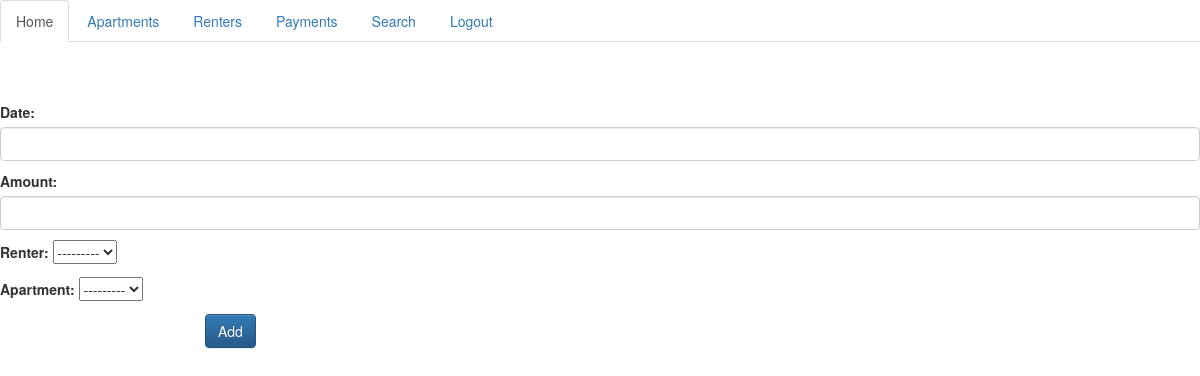
Page /payments/ (signed in) on the earlier database version.
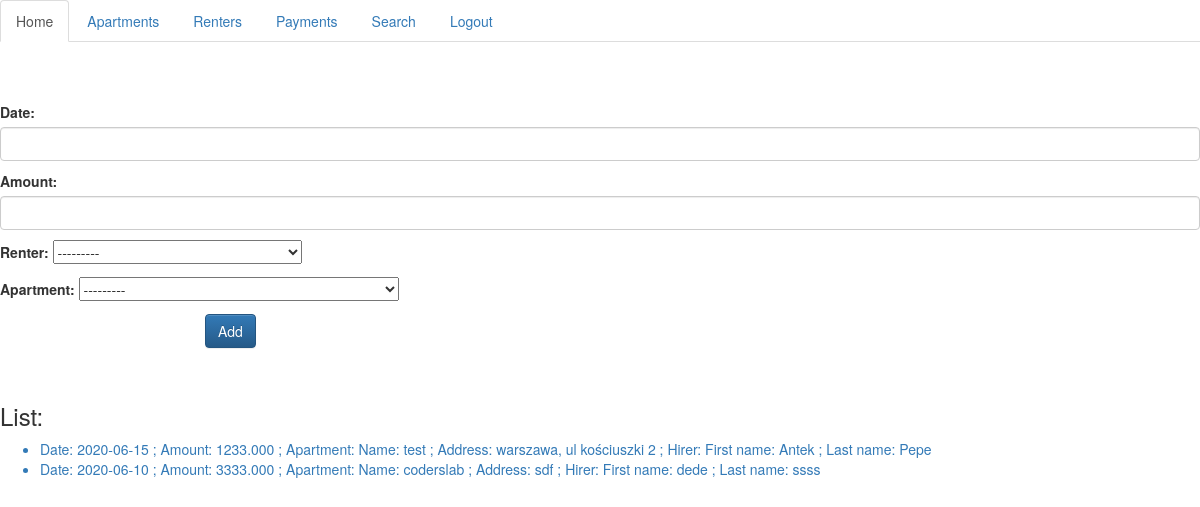
Same page on the later database version.
### handling/models.py (models this page shows, shortened)
class Payments(models.Model):
    date = models.DateField()
    amount = models.DecimalField(max_digits=8, decimal_places=3)
    renter = models.ForeignKey(Renters, on_delete=models.CASCADE)
    apartment = models.ForeignKey(Apartments,on_delete=models.CASCADE)
    def __str__(self):
        return f'Date: {self.date} ; Amount: {self.amount} ; Apartment: {self.apartment} ; Hirer: {self.renter}'
    def get_detail_url(self):
        return f'/payments/{self.id}'

class Apartments(models.Model):
    name = models.CharField(max_length=250)
    address = models.CharField(max_length=250)
    equipment = models.TextField()
    description = models.TextField()
    def __str__(self):
        return f'Name: {self.name} ; Address: {self.address}'

class Renters(models.Model):
    first_name = models.CharField(max_length=100)
    last_name = models.CharField(max_length=100)
    apartment = models.ForeignKey(Apartments,on_delete=models.CASCADE)
    def __str__(self):
        return f'First name: {self.first_name} ; Last name: {self.last_name} '#; Apartment: {self.apartment}'

### handling/views.py (the view)
# urls.py: path('payments/', views.CreatePaymentsView.as_view(), name='payments'),
class CreatePaymentsView(LoginRequiredMixin,CreateView):
    model = Payments
    template_name = 'obj_list.html'
    success_url = reverse_lazy('payments')
    fields = ['date','amount','renter','apartment']
    def get_context_data(self, **kwargs):
        context = super().get_context_data(**kwargs)
        context.update({'objects':Payments.objects.all()})
        return context

### handling/templates/obj_list.html (shortened to what this page needs)
{% extends 'base.html' %}
{% block content %}
{{ komunikat }}<br><br><br>
<div class="form-group">
<form class="form-horizontal" method="POST" >
    {{ form.as_p }}
    <div class="form-group">
      <div class="col-sm-offset-2 col-sm-10">
        <button type="submit" class="btn btn-default">Add</button>
      </div>
    </div>
</form>
</div>
<br>
{% if objects %}
<h3>List:</h3>
<ul>
{% for object in objects %}
    <a href="{{ object.get_detail_url }}"> <li class="{{ class }}"> {{ object }}</li></a>
{% endfor %}
</ul>
{% endif %}
{% endblock %}

Differences in the rows shown:
added Payments: date+amount+apartment "Date: 2020-06-15 ; Amount: 1233.000 ; Apartment: Name: test ; Address: warszawa, ul kościuszki 2 ; Hirer: First name: Antek ; Last name: Pepe"
added Payments: date+amount+apartment "Date: 2020-06-10 ; Amount: 3333.000 ; Apartment: Name: coderslab ; Address: sdf ; Hirer: First name: dede ; Last name: ssss"
Other differences:
text now shown: "List:"
